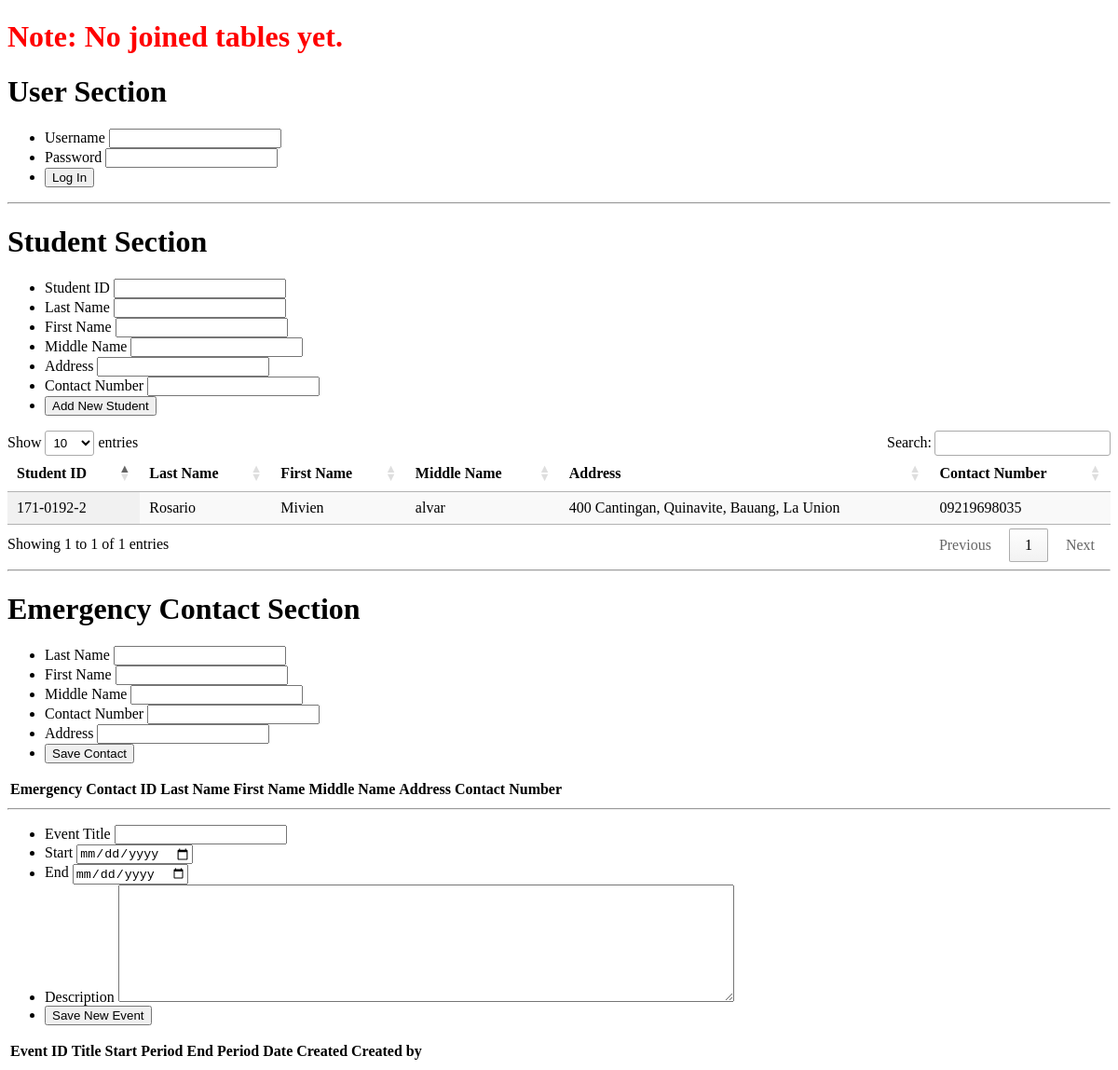
Before: / with the older database file.
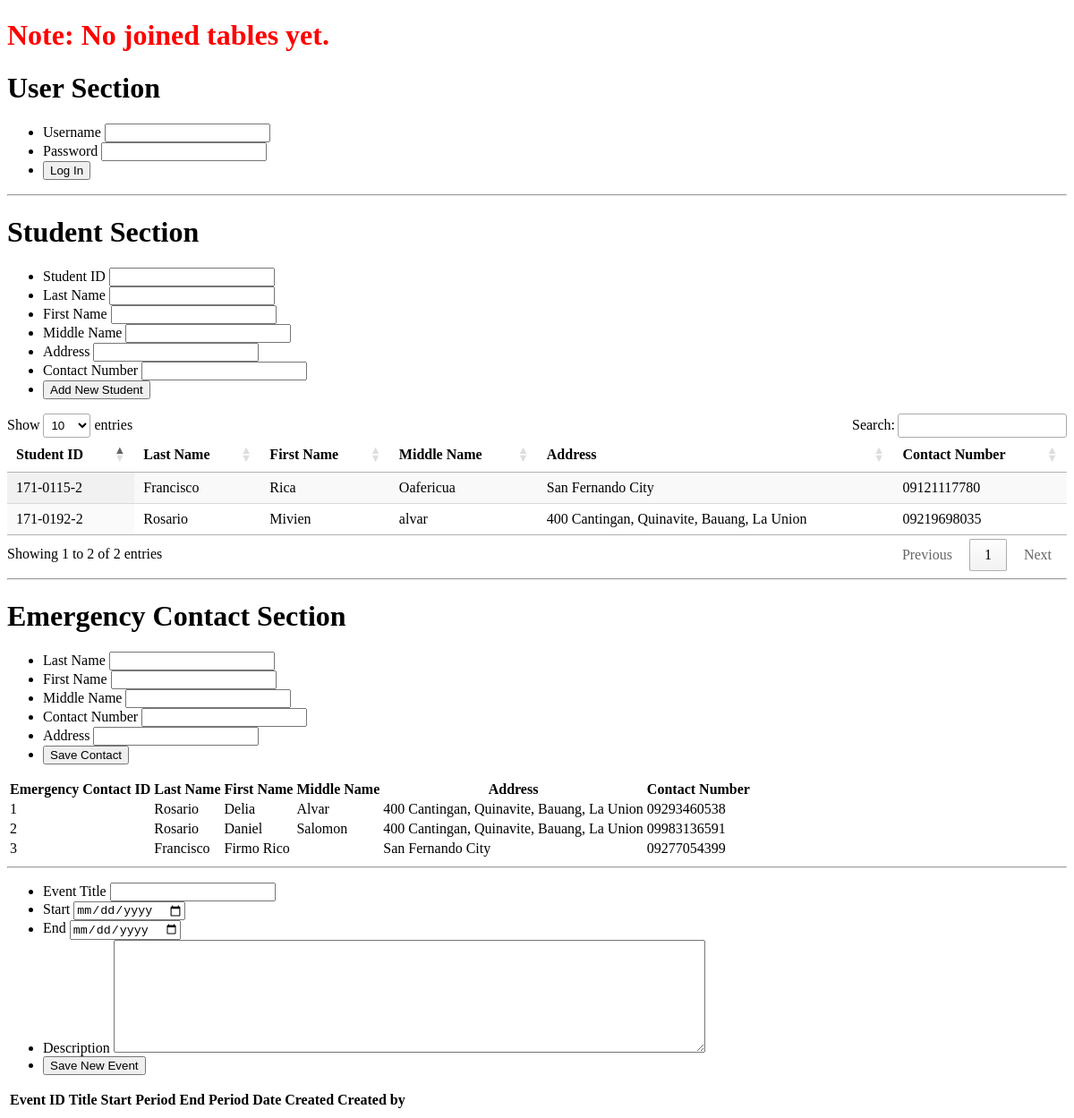
After: the same page with the newer database file.
### tables this page shows
CREATE TABLE `student` (
  `student_id` varchar(10) NOT NULL,
  `last_name` varchar(45) DEFAULT NULL,
  `first_name` varchar(45) DEFAULT NULL,
  `middle_name` varchar(45) DEFAULT NULL,
  `address` varchar(45) DEFAULT NULL,
  `contact_num` varchar(45) DEFAULT NULL,
  PRIMARY KEY (`student_id`)
);

CREATE TABLE `emergency` (
  `em_id` int(11) NOT NULL AUTO_INCREMENT,
  `last_name` varchar(45) DEFAULT NULL,
  `first_name` varchar(45) DEFAULT NULL,
  `middle_name` varchar(45) DEFAULT NULL,
  `contact_num` varchar(45) DEFAULT NULL,
  `address` varchar(150) DEFAULT NULL,
  PRIMARY KEY (`em_id`)
);

### index.php (the view, shortened to what this page needs)
<?php
  require 'inc/db.inc.php';
?>
<!DOCTYPE html>
<html lang="en" dir="ltr">
  <head>
    <link rel="stylesheet" type="text/css" href="https://cdn.datatables.net/1.10.20/css/jquery.dataTables.css">
  </head>
  <body>
    <h1 style="color: red">Note: No joined tables yet.</h1>
    <h1>User Section</h1>
    <form class="" action="inc/login.inc.php" method="post">
      <ul>
        <li>
          <label for="">Username</label>
          <input type="text" name="username">
        </li>
        <li>
          <label for="">Password</label>
          <input type="password" name="password">
        </li>
        <li>
          <button type="submit" name="login">Log In</button>
        </li>
      </ul>
    </form>
<hr>
<h1>Student Section</h1>
    <form class="" action="inc/insert.inc.php" method="post">
      <ul>
        <li>
          <label for="studID">Student ID</label>
          <input type="text" name="studID">
        </li>
        <li>
          <label for="studID">Last Name</label>
          <input type="text" name="lname">
        </li>
        <li>
          <label for="studID">First Name</label>
          <input type="text" name="fname">
        </li>
        <li>
          <label for="studID">Middle Name</label>
          <input type="text" name="mname">
        </li>
        <li>
          <label for="studID">Address</label>
          <input type="text" name="address">
        </li>
        <li>
          <label for="studID">Contact Number</label>
          <input type="text" name="num">
        </li>
        <li>
          <button type="submit" name="saveStud">Add New Student</button>
        </li>
      </ul>
    </form>
    <table id="students" class="display">
      <thead>
        <tr>
          <th>Student ID</th>
          <th>Last Name</th>
          <th>First Name</th>
          <th>Middle Name</th>
          <th>Address</th>
          <th>Contact Number</th>
        </tr>
      </thead>
      <tbody>
        <?php
          $sql = "SELECT * FROM sbo.student";
          $result = mysqli_query($conn, $sql);
          $resultCheck = mysqli_num_rows($result);
          if ($resultCheck > 0) {
            while ($row = mysqli_fetch_assoc($result)) {
              echo '
                <tr>
                  <td>'. $row['student_id'].'</td>
                  <td>'. $row['last_name'].'</td>
                  <td>'. $row['first_name'].'</td>
                  <td>'. $row['middle_name'].'</td>
                  <td>'. $row['address'].'</td>
                  <td>'. $row['contact_num'].'</td>
                </tr>';
            }
          }
        ?>
      </tbody>
    </table>
<hr>
<h1>Emergency Contact Section</h1>
    <form class="" action="inc/insert.inc.php" method="post">
      <ul>
        <li>
          <label for="">Last Name</label>
          <input type="text" name="em-lname">
        </li>
        <li>
          <label for="">First Name</label>
          <input type="text" name="em-fname">
        </li>
        <li>
          <label for="">Middle Name</label>
          <input type="text" name="em-mname">
        </li>
        <li>
          <label for="">Contact Number</label>
          <input type="text" name="em-num">
        </li>
        <li>
          <label for="">Address</label>
          <input type="text" name="em-address">
        </li>
        <li>
          <button type="submit" name="em-save">Save Contact</button>
        </li>
      </ul>
    </form>
    <table>
      <tr>
        <th>Emergency Contact ID</th>
        <th>Last Name</th>
        <th>First Name</th>
        <th>Middle Name</th>
        <th>Address</th>
        <th>Contact Number</th>
      </tr>
      <?php
        $sql = "SELECT * FROM sbo.emergency";
        $result = mysqli_query($conn, $sql);
        $resultCheck = mysqli_num_rows($result);
        if ($resultCheck > 0) {
          while ($row = mysqli_fetch_assoc($result)) {
            echo '
              <tr>
                <td>'. $row['em_id'].'</td>
                <td>'. $row['last_name'].'</td>
                <td>'. $row['first_name'].'</td>
                <td>'. $row['middle_name'].'</td>
                <td>'. $row['address'].'</td>
                <td>'. $row['contact_num'].'</td>
              </tr>';
          }
        }
      ?>
    </table>
    <hr>
    <form class="" action="inc/insert.inc.php" method="post">
      <ul>
        <li>
          <label for="">Event Title</label>
          <input type="text" name="title">
        </li>
        <li>
          <label for="">Start</label>
          <input type="date" name="start">
        </li>
        <li>
          <label for="">End</label>
          <input type="date" name="end">
        </li>
        <li>
          <label for="">Description</label>
          <textarea name="desc" rows="8" cols="80"></textarea>
        </li>
        <li>
          <button type="submit" name="add-event">Save New Event</button>
        </li>
      </ul>
    </form>
    <table>
      <tr>
        <th>Event ID</th>
        <th>Title</th>
        <th>Start Period</th>
        <th>End Period</th>
        <th>Date Created</th>
        <th>Created by</th>
      </tr>
    </table>
  </body>
</html>

Changed rows visible on the page:
added student: student_id "171-0115-2", last_name "Francisco", first_name "Rica", middle_name "Oafericua", address "San Fernando City", contact_num "09121117780"
added emergency: em_id "1", last_name "Rosario", first_name "Delia", middle_name "Alvar", address "400 Cantingan, Quinavite, Bauang, La Union", contact_num "09293460538"
added emergency: em_id "2", last_name "Rosario", first_name "Daniel", middle_name "Salomon", address "400 Cantingan, Quinavite, Bauang, La Union", contact_num "09983136591"
added emergency: em_id "3", last_name "Francisco", first_name "Firmo Rico", address "San Fernando City", contact_num "09277054399"
Other visible differences:
text written by a page script: "Show entries Search: Showing 1 to 1 of 1 entries Previous 1 Next" → "Show entries Search: Showing 1 to 2 of 2 entries Previous 1 Next"
